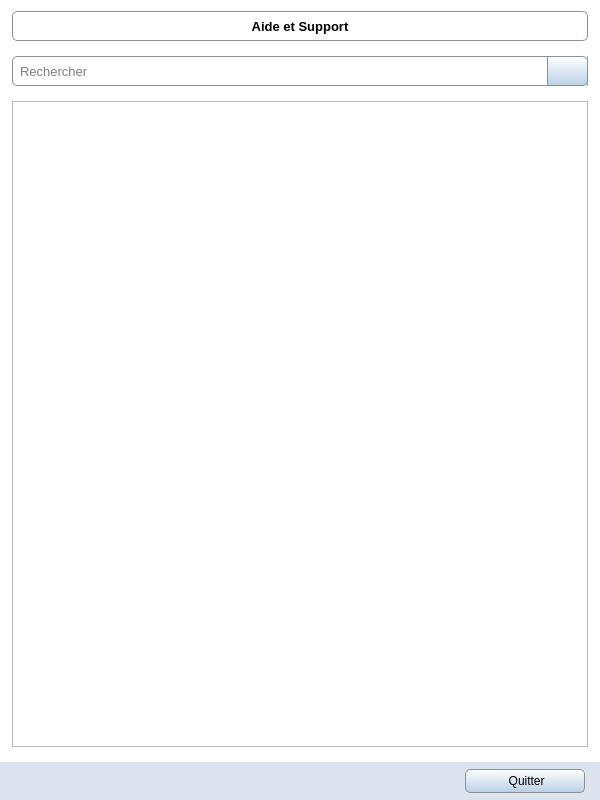
<?xml version="1.0" encoding="UTF-8"?>
<ui version="4.0">
 <class>Help</class>
 <widget class="QWidget" name="Help">
  <property name="windowModality">
   <enum>Qt::ApplicationModal</enum>
  </property>
  <property name="geometry">
   <rect>
    <x>0</x>
    <y>0</y>
    <width>600</width>
    <height>800</height>
   </rect>
  </property>
  <property name="windowTitle">
   <string>Aide</string>
  </property>
  <property name="windowIcon">
   <iconset resource="../icones/icons.qrc">
    <normaloff>:/Images/asc.svg</normaloff>:/Images/asc.svg</iconset>
  </property>
  <property name="styleSheet">
   <string notr="true">QWidget#Help{background-color: #FFFFFF; }</string>
  </property>
  <layout class="QGridLayout" name="gridLayout">
   <property name="leftMargin">
    <number>0</number>
   </property>
   <property name="rightMargin">
    <number>0</number>
   </property>
   <property name="bottomMargin">
    <number>0</number>
   </property>
   <property name="verticalSpacing">
    <number>15</number>
   </property>
   <item row="0" column="1">
    <widget class="QLabel" name="title">
     <property name="minimumSize">
      <size>
       <width>0</width>
       <height>30</height>
      </size>
     </property>
     <property name="font">
      <font>
       <family>Segoe UI</family>
       <pointsize>10</pointsize>
       <weight>75</weight>
       <bold>true</bold>
      </font>
     </property>
     <property name="styleSheet">
      <string notr="true">QLabel{border: 1px solid #8f8f91; border-radius: 5px}</string>
     </property>
     <property name="text">
      <string>Aide et Support</string>
     </property>
     <property name="alignment">
      <set>Qt::AlignCenter</set>
     </property>
    </widget>
   </item>
   <item row="0" column="2" rowspan="3">
    <spacer name="horizontalSpacer_3">
     <property name="orientation">
      <enum>Qt::Horizontal</enum>
     </property>
     <property name="sizeType">
      <enum>QSizePolicy::Fixed</enum>
     </property>
     <property name="sizeHint" stdset="0">
      <size>
       <width>6</width>
       <height>20</height>
      </size>
     </property>
    </spacer>
   </item>
   <item row="2" column="0">
    <spacer name="horizontalSpacer_2">
     <property name="orientation">
      <enum>Qt::Horizontal</enum>
     </property>
     <property name="sizeType">
      <enum>QSizePolicy::Fixed</enum>
     </property>
     <property name="sizeHint" stdset="0">
      <size>
       <width>6</width>
       <height>20</height>
      </size>
     </property>
    </spacer>
   </item>
   <item row="1" column="1">
    <widget class="QWidget" name="search_widget" native="true">
     <property name="styleSheet">
      <string notr="true">QWidget#search_widget{border-right: 1px solid #B2B2B2;}</string>
     </property>
     <layout class="QHBoxLayout" name="layer_recherche">
      <property name="spacing">
       <number>0</number>
      </property>
      <property name="leftMargin">
       <number>0</number>
      </property>
      <property name="topMargin">
       <number>0</number>
      </property>
      <property name="rightMargin">
       <number>0</number>
      </property>
      <property name="bottomMargin">
       <number>0</number>
      </property>
      <item>
       <widget class="QLineEdit" name="search_bar">
        <property name="minimumSize">
         <size>
          <width>300</width>
          <height>30</height>
         </size>
        </property>
        <property name="font">
         <font>
          <family>Segoe UI</family>
          <pointsize>10</pointsize>
         </font>
        </property>
        <property name="toolTip">
         <string>Rechercher</string>
        </property>
        <property name="styleSheet">
         <string notr="true">QLineEdit{border: 1px solid #8f8f91; border-top-left-radius: 5px; border-bottom-left-radius: 5px; padding-left: 5px; }</string>
        </property>
        <property name="placeholderText">
         <string>Rechercher</string>
        </property>
       </widget>
      </item>
      <item>
       <widget class="QPushButton" name="search_clear_bt">
        <property name="minimumSize">
         <size>
          <width>40</width>
          <height>30</height>
         </size>
        </property>
        <property name="maximumSize">
         <size>
          <width>40</width>
          <height>30</height>
         </size>
        </property>
        <property name="toolTip">
         <string>Supprimer la recherche</string>
        </property>
        <property name="styleSheet">
         <string notr="true">QPushButton{border: 1px solid #8f8f91; border-left-width: 0px; border-bottom-right-radius: 5px; border-top-right-radius: 5px; background-color: qlineargradient(spread:pad, x1:0, y1:0, x2:0, y2:1, stop:0 #FFFFFF, stop:1 #BAD0E7); }
QPushButton:hover{background-color: qlineargradient(spread:pad, x1:0, y1:0, x2:0, y2:1, stop:0 #F8F8F8, stop:1 #8FADCC); }
QPushButton:pressed{background-color: qlineargradient(spread:pad, x1:0, y1:0, x2:0, y2:1, stop:0 #8FADCC, stop:1 #F8F8F8); }</string>
        </property>
        <property name="text">
         <string/>
        </property>
        <property name="icon">
         <iconset resource="../icones/icons.qrc">
          <normaloff>:/Images/search_clear.svg</normaloff>:/Images/search_clear.svg</iconset>
        </property>
        <property name="iconSize">
         <size>
          <width>20</width>
          <height>20</height>
         </size>
        </property>
        <property name="flat">
         <bool>true</bool>
        </property>
       </widget>
      </item>
     </layout>
    </widget>
   </item>
   <item row="3" column="0" colspan="3">
    <widget class="QWidget" name="fond" native="true">
     <property name="minimumSize">
      <size>
       <width>0</width>
       <height>38</height>
      </size>
     </property>
     <property name="maximumSize">
      <size>
       <width>16777215</width>
       <height>38</height>
      </size>
     </property>
     <property name="styleSheet">
      <string notr="true">QWidget#fond{background: #DBE4EE}</string>
     </property>
     <layout class="QHBoxLayout" name="horizontalLayout">
      <property name="leftMargin">
       <number>0</number>
      </property>
      <property name="topMargin">
       <number>0</number>
      </property>
      <property name="bottomMargin">
       <number>0</number>
      </property>
      <item>
       <spacer name="horizontalSpacer">
        <property name="orientation">
         <enum>Qt::Horizontal</enum>
        </property>
        <property name="sizeHint" stdset="0">
         <size>
          <width>40</width>
          <height>20</height>
         </size>
        </property>
       </spacer>
      </item>
      <item>
       <widget class="QPushButton" name="quit">
        <property name="minimumSize">
         <size>
          <width>120</width>
          <height>24</height>
         </size>
        </property>
        <property name="maximumSize">
         <size>
          <width>16777215</width>
          <height>24</height>
         </size>
        </property>
        <property name="font">
         <font>
          <family>Segoe UI</family>
          <pointsize>9</pointsize>
         </font>
        </property>
        <property name="styleSheet">
         <string notr="true">QPushButton{border: 1px solid #8f8f91; border-radius: 5px ; padding-right: 10px; padding-left: 10px; background-color: qlineargradient(spread:pad, x1:0, y1:0, x2:0, y2:1, stop:0 #FFFFFF, stop:1 #BAD0E7); }
QPushButton:hover{background-color: qlineargradient(spread:pad, x1:0, y1:0, x2:0, y2:1, stop:0 #F8F8F8, stop:1 #8FADCC); }
QPushButton:pressed{background-color: qlineargradient(spread:pad, x1:0, y1:0, x2:0, y2:1, stop:0 #8FADCC, stop:1 #F8F8F8); }</string>
        </property>
        <property name="text">
         <string> Quitter</string>
        </property>
       </widget>
      </item>
      <item>
       <spacer name="horizontalSpacer_5">
        <property name="orientation">
         <enum>Qt::Horizontal</enum>
        </property>
        <property name="sizeType">
         <enum>QSizePolicy::Fixed</enum>
        </property>
        <property name="sizeHint" stdset="0">
         <size>
          <width>6</width>
          <height>20</height>
         </size>
        </property>
       </spacer>
      </item>
     </layout>
    </widget>
   </item>
   <item row="2" column="1">
    <widget class="QTreeView" name="help_tree">
     <property name="font">
      <font>
       <pointsize>10</pointsize>
      </font>
     </property>
     <property name="contextMenuPolicy">
      <enum>Qt::CustomContextMenu</enum>
     </property>
     <property name="styleSheet">
      <string notr="true">QTreeView::item { height: 30px; }</string>
     </property>
     <property name="editTriggers">
      <set>QAbstractItemView::NoEditTriggers</set>
     </property>
     <property name="iconSize">
      <size>
       <width>20</width>
       <height>20</height>
      </size>
     </property>
     <property name="animated">
      <bool>true</bool>
     </property>
     <property name="headerHidden">
      <bool>true</bool>
     </property>
    </widget>
   </item>
  </layout>
 </widget>
 <tabstops>
  <tabstop>search_bar</tabstop>
  <tabstop>search_clear_bt</tabstop>
  <tabstop>help_tree</tabstop>
  <tabstop>quit</tabstop>
 </tabstops>
 <resources>
  <include location="../icones/icons.qrc"/>
 </resources>
 <connections/>
</ui>
